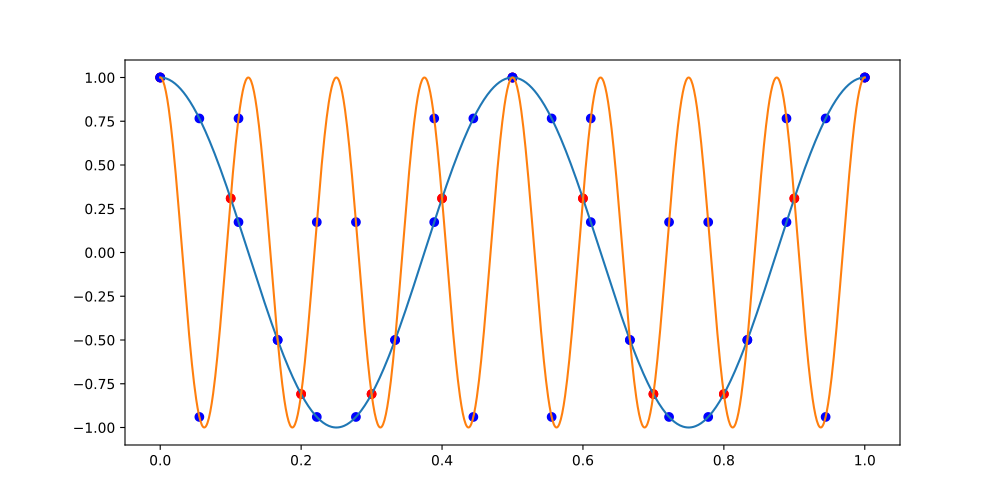

The Python source for this figure:
import matplotlib.pyplot as plt
import numpy as np

f1 = 2.0 # < 5.0, < 9.0
f2 = 8.0 # > 5.0, < 9.0
fs1 = 10.0
fs2 = 18.0

t = np.linspace(0, 1, 1000)
ts1 = np.arange(0, 1.0+1/fs1, 1/fs1)
ts2 = np.arange(0, 1.0+1/fs2, 1/fs2)

x1 = np.cos(2 * np.pi * f1 * t)
x2 = np.cos(2 * np.pi * f2 * t)

x1s1 = np.cos(2 * np.pi * f1 * ts1)
x2s1 = np.cos(2 * np.pi * f2 * ts1)
x1s2 = np.cos(2 * np.pi * f1 * ts2)
x2s2 = np.cos(2 * np.pi * f2 * ts2)

fig, ax = plt.subplots(figsize=(10, 5))

ax.plot(t, x1)
ax.plot(t, x2)
ax.scatter(ts1, x1s1, color="red")
ax.scatter(ts1, x2s1, color="red")
ax.scatter(ts2, x1s2, color="blue")
ax.scatter(ts2, x2s2, color="blue")

plt.savefig('ex3.pdf')
plt.show()
